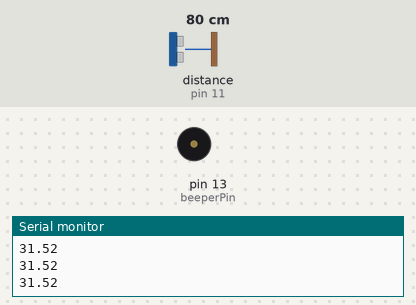
A sketch run on a simulated Arduino Uno, built with avr-gcc and run on an emulated ATmega328P. Shown: buzzer (waves = sounding, pin HIGH), the last lines printed to the serial monitor. Wiring (inferred from the names in the program): ultrasonic range finder: trigger pin 12; echo pin 11. The inputs (shaded band) are chosen by the test bench; at power-on: distance to the obstacle (sensor on pin 11) 80 cm. The echo pulse lasts 58.3 µs per cm; pins used as bus, display or sensor lines are not drawn.

Above: at 1.2 s.
1.3 s: distance to the obstacle (sensor on pin 11) set to 14 cm
2.8 s: distance to the obstacle (sensor on pin 11) set to 11 cm
At 3.5 s:
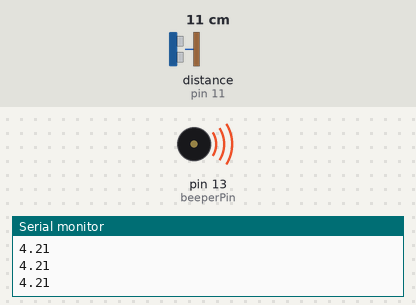
4.4 s: distance to the obstacle (sensor on pin 11) set to 18 cm
At 5.4 s:
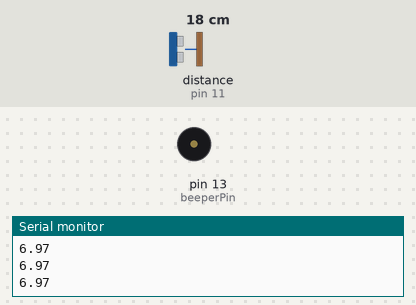
5.9 s: distance to the obstacle (sensor on pin 11) set to 2 cm
At 6.4 s:
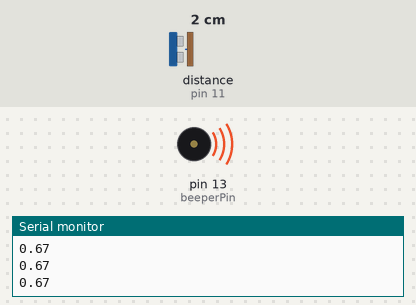
Timing chart, 0 to 8.4 s (numbered marks = the images above; inputs shaded):
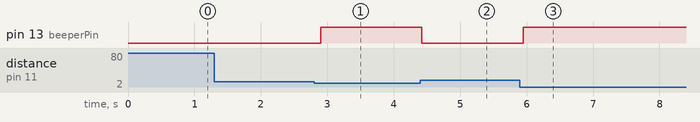

Measured:
- the behaviour switches between 13 and 12 cm on distance to the obstacle (sensor on pin 11) (found by bisection; images 0 and 1)
- after the input at 2.8 s, pin 13 (beeperPin): LOW → HIGH after 0.10 s
- after the input at 4.4 s, pin 13 (beeperPin): HIGH → LOW at once
- after the input at 5.9 s, pin 13 (beeperPin): LOW → HIGH after 0.05 s

The sketch:

moonbuggy_sensors_arduino.ino
```cpp
const int triggerPin = 12;
const int echoPin = 11;
int beeperPin = 13;

void setup() {
  pinMode(triggerPin, OUTPUT);
  pinMode(beeperPin, OUTPUT);
  pinMode(echoPin, INPUT);
  Serial.begin(9600);
}

void loop() {
  double duration, inches;

  digitalWrite(triggerPin, LOW);
  delayMicroseconds(2);
  digitalWrite(triggerPin, HIGH);
  delayMicroseconds(5);
  digitalWrite(triggerPin, LOW);

  duration = pulseIn(echoPin, HIGH);

  inches = microsecondsToInches(duration);

  if (inches < 5) {
    digitalWrite(beeperPin, HIGH);
  } else {
    digitalWrite(beeperPin, LOW);
  }

  Serial.print(inches);
  Serial.println();

  delay(100);
}

float microsecondsToInches(float microseconds) {
  return microseconds / 74 / 2;
}
```
